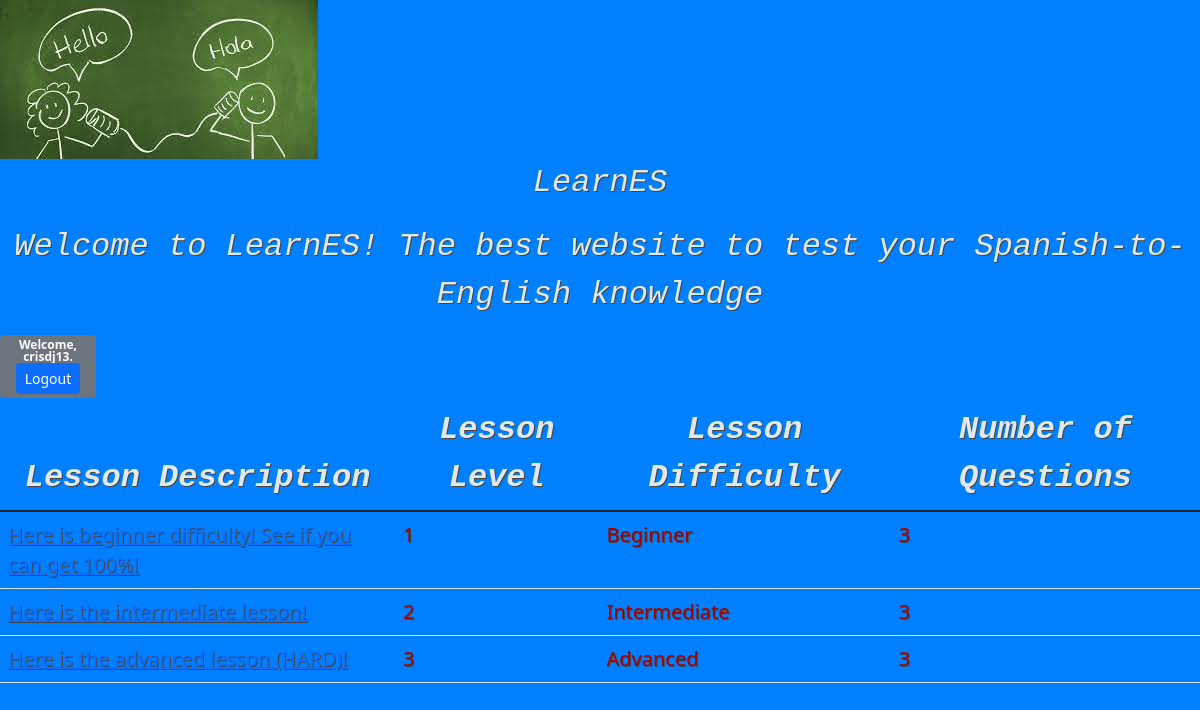
The app's page /lessons/ (signed in) with its own data.
### learnES/models.py (models this page shows, shortened)
class Lesson(models.Model):
  level = models.IntegerField(blank=False, default=0, validators=[MinValueValidator(1), MaxValueValidator(3)])
  description = models.CharField(max_length=300, null=True)
  number_of_questions = models.IntegerField(default=1)
  difficulty= models.CharField(max_length=50, blank=False)

### learnES/views.py (the view)
# urls.py: path('lessons/', lessons, name='lessons'),
@login_required
def lessons(request):
    lessons = Lesson.objects.all().order_by('level')
    context = {"lessons": lessons}
    return render(request, "lessons/index.html", context)

### learnES/templates/lessons/index.html (shortened to what this page needs)
{% extends 'base.html' %}
{% block content %}
{% load static %}
    <link href="https://cdn.jsdelivr.net/npm/bootstrap@5.1.3/dist/css/bootstrap.min.css" rel="stylesheet">
    <link rel="stylesheet" href="{% static 'index.css' %}">
    <table class="table">
    <thead>
        <th class="text"><i>Lesson Description</i></th>
        <th class="text"><i>Lesson Level</i></th>
        <th class="text"><i>Lesson Difficulty</i></th>
        <th class="text"><i>Number of Questions</i></th>
    </thead>
    <tbody>
{% for lesson in lessons %}
    <tr>
        <td class="text2"><a href="{% url 'lesson-detail' lesson.id %}">{{ lesson.description }}</a></td>
        <td class="text2">{{ lesson.level }}</td>
        <td class="text2">{{ lesson.difficulty }}</td>
        <td class="text2">{{ lesson.number_of_questions }}</td>
{% endfor %}
    </tbody>
</table>
{% endblock %}

### learnES/templates/base.html (shortened to what this page needs)
{% load static %}
<!DOCTYPE html>
<html>
  <head>
    <link href="https://cdn.jsdelivr.net/npm/bootstrap@5.1.3/dist/css/bootstrap.min.css" rel="stylesheet">
    <link rel="stylesheet" href="{% static 'base.css' %}">
    <img src="{% static 'learnes.jpeg' %}">
  </head>
  <body>
    <header>
      <p class="text"><i>LearnES </i></p>
      <p class="text"> <i>Welcome to LearnES! The best website to test your Spanish-to-English knowledge </i> </p>
      <div class="badge bg-secondary text-wrap" style="width: 6rem;">
      Welcome, {{ user.username }}. <a class="btn btn-sm btn-primary" href="{% url 'logout' %}">Logout</a>
      </div>
    <br>
    </header>
    {% block content %}
    {% endblock %}
  </body>
</html>

### learnES/static/base.css (style rules this page uses)
body { background-color: slategray; }
.text { color: #e3e8ee; font: w3-monospace; text-shadow:1px 1px 0 #444; font-size: xx-large; font-family: "Lucida Console", "Courier New", monospace; position: relative; text-align: center; }

### learnES/static/index.css (style rules this page uses)
body { background-color: #0080ff; }
.text2 { color: #a30000; font: w3-monospace; text-shadow:1px 1px 0 #444; font-size: 20px; text:italic; }

### records on screen
Lesson: description "Here is beginner difficulty! See if you can get 100%!", level "1", difficulty "Beginner", number_of_questions "3"
Lesson: description "Here is the intermediate lesson!", level "2", difficulty "Intermediate", number_of_questions "3"
Lesson: description "Here is the advanced lesson (HARD)!", level "3", difficulty "Advanced", number_of_questions "3"

### other values on screen
{{ user.username }} "crisdj13"
